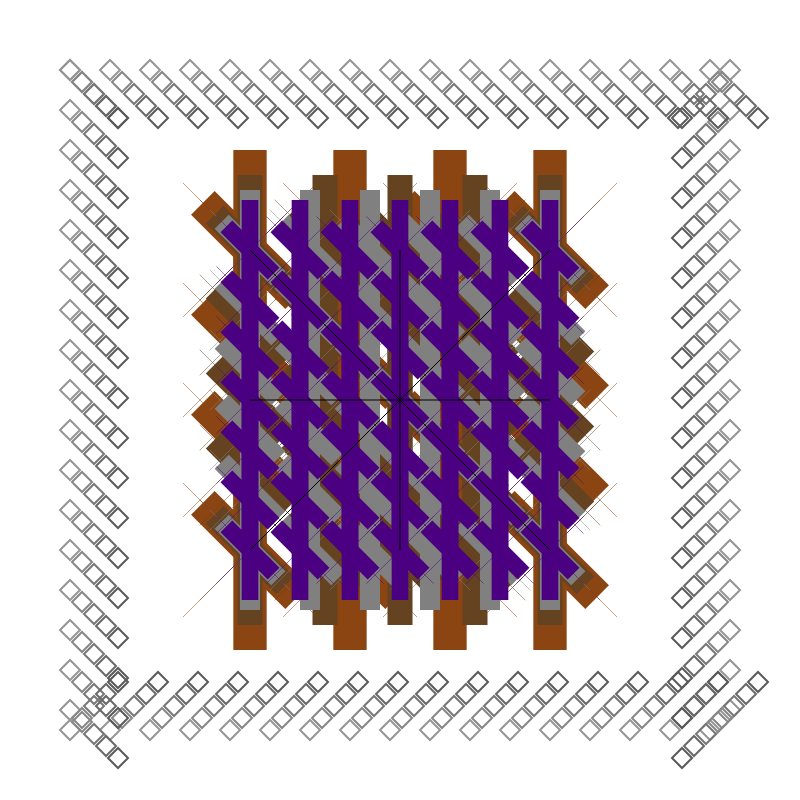
Frame 1 (no input)
Frame 2 (the mouse pressed at the canvas centre, redrawn once): identical to frame 1, image omitted

The p5.js sketch that drew this single still picture (run headless with seeded random() and noise() and a simulated clock; the mouse was pressed at the canvas centre and the sketch redrawn once):

// p5.js sketch
// ── sketch.js
function setup() {
  createCanvas(800, 800);
  noLoop();
}

function draw() {
  background(255);
  
  // Draw geological stratification border
  drawStratifiedBorder();
  
  // Draw central pattern with fault line revealing effect
  drawFaultPattern();
}

function drawStratifiedBorder() {
  const borderSize = 60;
  const layerCount = 5;
  
  // Create layered border with alternating diamond and square shapes
  for (let layer = 0; layer < layerCount; layer++) {
    const offset = layer * 12;
    const colorValue = 150 - layer * 15;
    
    stroke(colorValue);
    strokeWeight(2);
    noFill();
    
    // Top border
    for (let x = borderSize; x < width - borderSize; x += 40) {
      if ((x / 40) % 2 === 0) {
        // Square shape
        rect(x + offset, borderSize + offset, 20, 20);
      } else {
        // Diamond shape
        beginShape();
        vertex(x + offset + 10, borderSize + offset);
        vertex(x + offset + 20, borderSize + offset + 10);
        vertex(x + offset + 10, borderSize + offset + 20);
        vertex(x + offset, borderSize + offset + 10);
        endShape(CLOSE);
      }
    }
    
    // Bottom border
    for (let x = borderSize; x < width - borderSize; x += 40) {
      if ((x / 40) % 2 === 0) {
        rect(x + offset, height - borderSize - 20 - offset, 20, 20);
      } else {
        beginShape();
        vertex(x + offset + 10, height - borderSize - offset);
        vertex(x + offset + 20, height - borderSize - 10 - offset);
        vertex(x + offset + 10, height - borderSize - offset - 20);
        vertex(x + offset, height - borderSize - 10 - offset);
        endShape(CLOSE);
      }
    }
    
    // Left border
    for (let y = borderSize; y < height - borderSize; y += 40) {
      if ((y / 40) % 2 === 0) {
        rect(borderSize + offset, y + offset, 20, 20);
      } else {
        beginShape();
        vertex(borderSize + offset, y + offset + 10);
        vertex(borderSize + offset + 10, y + offset + 20);
        vertex(borderSize + offset + 20, y + offset + 10);
        vertex(borderSize + offset + 10, y + offset);
        endShape(CLOSE);
      }
    }
    
    // Right border
    for (let y = borderSize; y < height - borderSize; y += 40) {
      if ((y / 40) % 2 === 0) {
        rect(width - borderSize - 20 - offset, y + offset, 20, 20);
      } else {
        beginShape();
        vertex(width - borderSize - offset, y + offset + 10);
        vertex(width - borderSize - 10 - offset, y + offset + 20);
        vertex(width - borderSize - offset - 20, y + offset + 10);
        vertex(width - borderSize - 10 - offset, y + offset);
        endShape(CLOSE);
      }
    }
  }
}

function drawFaultPattern() {
  const centerX = width / 2;
  const centerY = height / 2;
  const patternSize = 300;
  
  // Use geological stratification colors
  const colors = [
    [139, 69, 19],   // Brown
    [101, 67, 33],   // Darker brown
    [128, 128, 128], // Gray
    [75, 0, 130],    // Indigo
    [0, 100, 0]      // Dark green
  ];
  
  // Draw fault lines that slowly reveal themselves
  stroke(0);
  strokeWeight(1);
  noFill();
  
  // Create a grid pattern with fault line effect
  for (let i = 0; i < 4; i++) {
    const spacing = patternSize / (i + 3);
    const colorIndex = i % colors.length;
    
    for (let x = centerX - patternSize/2; x <= centerX + patternSize/2; x += spacing) {
      for (let y = centerY - patternSize/2; y <= centerY + patternSize/2; y += spacing) {
        // Draw a stylized motif with fault line reveal effect
        drawFaultMotif(x, y, spacing / 3, colors[colorIndex]);
      }
    }
  }
  
  // Add symmetry lines
  stroke(0);
  strokeWeight(1);
  line(centerX - patternSize/2, centerY, centerX + patternSize/2, centerY);
  line(centerX, centerY - patternSize/2, centerX, centerY + patternSize/2);
  line(centerX - patternSize/2, centerY - patternSize/2, centerX + patternSize/2, centerY + patternSize/2);
  line(centerX - patternSize/2, centerY + patternSize/2, centerX + patternSize/2, centerY - patternSize/2);
}

function drawFaultMotif(x, y, size, color) {
  // Draw a motif with fault line characteristics
  fill(color[0], color[1], color[2]);
  noStroke();
  
  // Central fault line
  rect(x - size/2, y - size*3, size, size*6);
  
  // Fault segments
  push();
  translate(x, y);
  rotate(PI/4);
  rect(-size*2, -size/2, size*4, size);
  pop();
  
  // Additional fault lines for complexity
  stroke(color[0], color[1], color[2]);
  strokeWeight(0.5);
  line(x - size*2, y - size*2, x + size*2, y + size*2);
  line(x - size*2, y + size*2, x + size*2, y - size*2);
}
